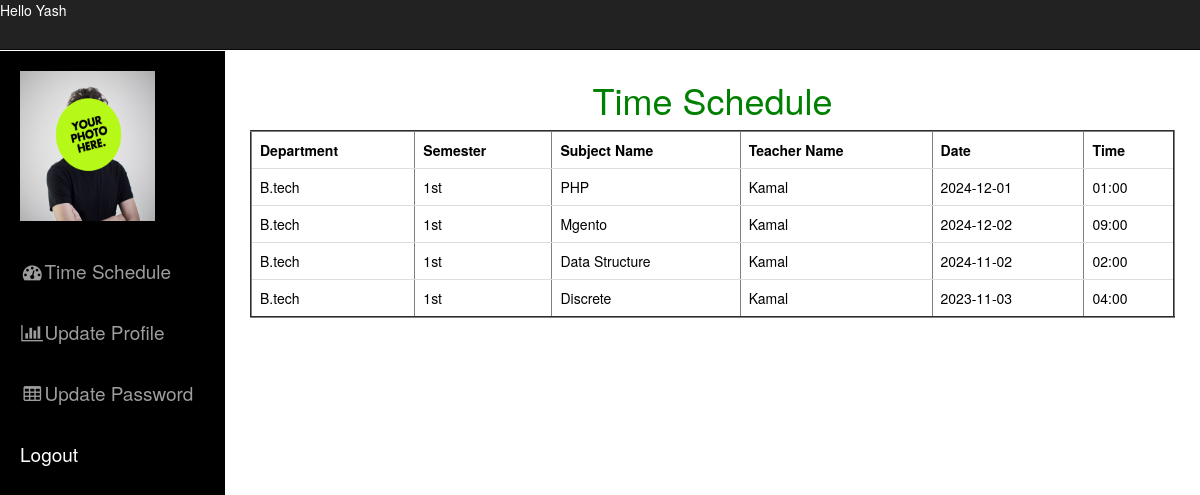
Page /student/studentdashboard.php?info=timeschedule (signed in) on the committed database.
### tables this page shows
CREATE TABLE IF NOT EXISTS `timeschedule` (
  `timeschedule_id` int(11) NOT NULL AUTO_INCREMENT,
  `department_name` varchar(20) DEFAULT NULL,
  `semester_name` varchar(20) DEFAULT NULL,
  `subject_name` varchar(20) DEFAULT NULL,
  `time` varchar(20) DEFAULT NULL,
  `date` varchar(40) DEFAULT NULL,
  `teacher_id` int(11) NOT NULL,
  PRIMARY KEY (`timeschedule_id`),
  KEY `teacher_id` (`teacher_id`)
);

CREATE TABLE IF NOT EXISTS `department` (
  `department_id` int(11) NOT NULL AUTO_INCREMENT,
  `department_name` varchar(50) NOT NULL,
  PRIMARY KEY (`department_id`),
  FULLTEXT KEY `course_name` (`department_name`)
);

CREATE TABLE IF NOT EXISTS `semester` (
  `sem_id` int(11) NOT NULL AUTO_INCREMENT,
  `semester_name` varchar(20) DEFAULT NULL,
  `department_id` int(11) NOT NULL,
  PRIMARY KEY (`sem_id`),
  KEY `course_id` (`department_id`)
);

CREATE TABLE IF NOT EXISTS `subject` (
  `subject_id` int(11) NOT NULL AUTO_INCREMENT,
  `subject_name` varchar(20) DEFAULT NULL,
  `sem_id` int(11) NOT NULL,
  `department_id` int(11) NOT NULL,
  PRIMARY KEY (`subject_id`),
  KEY `course_id` (`department_id`)
);

CREATE TABLE IF NOT EXISTS `teacher` (
  `teacher_id` int(11) NOT NULL AUTO_INCREMENT,
  `name` varchar(50) NOT NULL,
  `eid` varchar(50) NOT NULL,
  `password` varchar(10) NOT NULL,
  `mob` bigint(20) NOT NULL,
  `address` varchar(1000) NOT NULL,
  `department_id` int(11) NOT NULL,
  `sem_id` int(11) NOT NULL,
  `status` varchar(100) NOT NULL,
  `date` date NOT NULL,
  PRIMARY KEY (`teacher_id`),
  UNIQUE KEY `eid` (`eid`),
  FULLTEXT KEY `name` (`name`)
);

### student/timeschedule.php (the view)
<h1 style="color:green">Time Schedule</h1>
<?php
include('../config.php');
echo "<table border='2px' class='table' height='100px'>";
echo "<Tr>
<th><font color='black'>Department</font></th>
<th><font color='black'>Semester</font></th>
<th><font color='black'>Subject Name</font></th>
<th><font color='black'>Teacher Name</font></th>
<th><font color='black'>Date</font></th>
<th><font color='black'>Time</font></th>
</tr>";
$que4=mysqli_query($con,"select * from student where eid='".$_SESSION['e_id']."'");
$res4=mysqli_fetch_array($que4);
	$que=mysqli_query($con,"select *  from timeschedule where semester_name='".$res4['sem_id']."'");
	while($res=mysqli_fetch_array($que))
	{
	echo "<Tr>";
	$que22=mysqli_query($con,"select *  from department where department_id='".$res['department_name']."'");
	$res22=mysqli_fetch_array($que22);
	echo "<td style='color:black'>".$res22['department_name']."</td>" ;
	$que4=mysqli_query($con,"select *  from semester where sem_id='".$res4['sem_id']."'");
	$res4=mysqli_fetch_array($que4);
	echo "<td style='color:black'>".$res4['semester_name']."</td>" ;
	$que33=mysqli_query($con,"select *  from subject where subject_id='".$res['subject_name']."'");
	$res33=mysqli_fetch_array($que33);
	echo "<td style='color:black'>".$res33['subject_name']."</td>" ;
	$que5=mysqli_query($con,"select *  from teacher where teacher_id='".$res['teacher_id']."'");
	$res5=mysqli_fetch_array($que5);
	echo "<td style='color:black'>".$res5['name']."</td>" ;
	echo "<td style='color:black'>".$res['date']."</td>" ;
	echo "<td style='color:black'>".$res['time']."</td>" ;
	?>
	<?php
	echo "</tr>";
	}
echo "</table>";
?>

### student/studentdashboard.php (shortened to what this page needs)
<?php
$email= $_SESSION['e_id'];
include('../config.php');
?>
<!DOCTYPE html>
<html lang="en">
  <head>
    <link href="css/bootstrap.min.css" rel="stylesheet" />
    <link href="css/sb-admin.css" rel="stylesheet" />
    <link
      href="font-awesome/css/font-awesome.min.css"
      rel="stylesheet"
      type="text/css"
    />
  </head>
  <body>
    <div id="wrapper">
      <nav class="navbar navbar-inverse navbar-fixed-top" role="navigation">
        <div class="navbar-header">
          <p>
            <span style="color: #fff"
              >Hello
              <?php echo $_SESSION['name'];?>
            </span>
          </p>
        </div>
        <?php
								$arr=scandir("image/$email");
								$img=$arr[2];
								$path="image/".$email."/".$img;
							?>
        <div class="collapse navbar-collapse navbar-ex1-collapse">
          <ul class="nav navbar-nav side-nav" style="background-color: black">
            <li>
              <img
                src="<?php  echo $path;?>"
                style="padding: 20px; width: 175px; height: 190px"
                alt="Profile pic not found"
              />
            </li>
            <li>
              <a href="studentdashboard.php?info=timeschedule"
                ><i class="fa fa-fw fa-dashboard"></i>Time Schedule</a
              >
            </li>
            <li>
              <a
                href="studentdashboard.php?info=updateprofile&img=<?php echo $img;?>"
                ><i class="fa fa-fw fa-bar-chart-o"></i>Update Profile</a
              >
            </li>
            <li>
              <a href="studentdashboard.php?info=updatepassword"
                ><i class="fa fa-fw fa-table"></i>Update Password</a
              >
            </li>
            <br />
            <br />
            <li>
              <a href="logout.php"><font color="#FFFFFF">Logout</font></a>
            </li>
          </ul>
        </div>
      </nav>
      <div id="page-wrapper">
        <div class="container-fluid">
          <div class="row">
            <div
              class="col-lg-12"
              height="1000px;"
              align="center"
              margin-top="20px"
            >
              <?php
				@$info=$_REQUEST['info'];
				if($info!="")
				{
				if($info=="updatepassword")
				{
					include('updatepassword.php');
					}
				elseif($info=="updateprofile")
				{
					include('updateprofile.php');
					}
				elseif($info=="timeschedule")
				{
					include('timeschedule.php');
				}
              }?>
            </div>
          </div>
        </div>
      </div>
    </div>
  </body>
</html>

### student/css/sb-admin.css (style rules this page uses)
body { margin-top: 100px; }
@media (min-width:768px) { body { margin-top: 50px; } }
#wrapper { padding-left: 0; }
#page-wrapper { width: 100%; padding: 0; background-color: #fff; }
@media (min-width:768px) { #wrapper { padding-left: 225px; } }
@media (min-width:768px) { #page-wrapper { padding: 10px; } }
@media (min-width:768px) { .side-nav { position: fixed; top: 51px; left: 225px; width: 225px; margin-left: -225px; border: none; border-radius: 0; overflow-y: auto; background-color: #f8f8f8; border-color: #e7e7e7; bottom: 0; overflow-x: hidden; padding-bottom: 40px; } }
@media (min-width:768px) { .side-nav>li>a { width: 225px; } }

### student/studentdashboard.php (style rules this page uses)
.side-nav li a { font-size: 19px; padding: 20px; }

### rows in the picture
timeschedule: department.department_name "B.tech", semester.semester_name "1st", subject.subject_name "PHP", teacher.name "Kamal", date "2024-12-01", time "01:00"
timeschedule: department.department_name "B.tech", semester.semester_name "1st", subject.subject_name "Mgento", teacher.name "Kamal", date "2024-12-02", time "09:00"
timeschedule: department.department_name "B.tech", semester.semester_name "1st", subject.subject_name "Data Structure", teacher.name "Kamal", date "2024-11-02", time "02:00"
timeschedule: department.department_name "B.tech", semester.semester_name "1st", subject.subject_name "Discrete", teacher.name "Kamal", date "2023-11-03", time "04:00"

### other values in the picture
$_SESSION['name'] "Yash"
